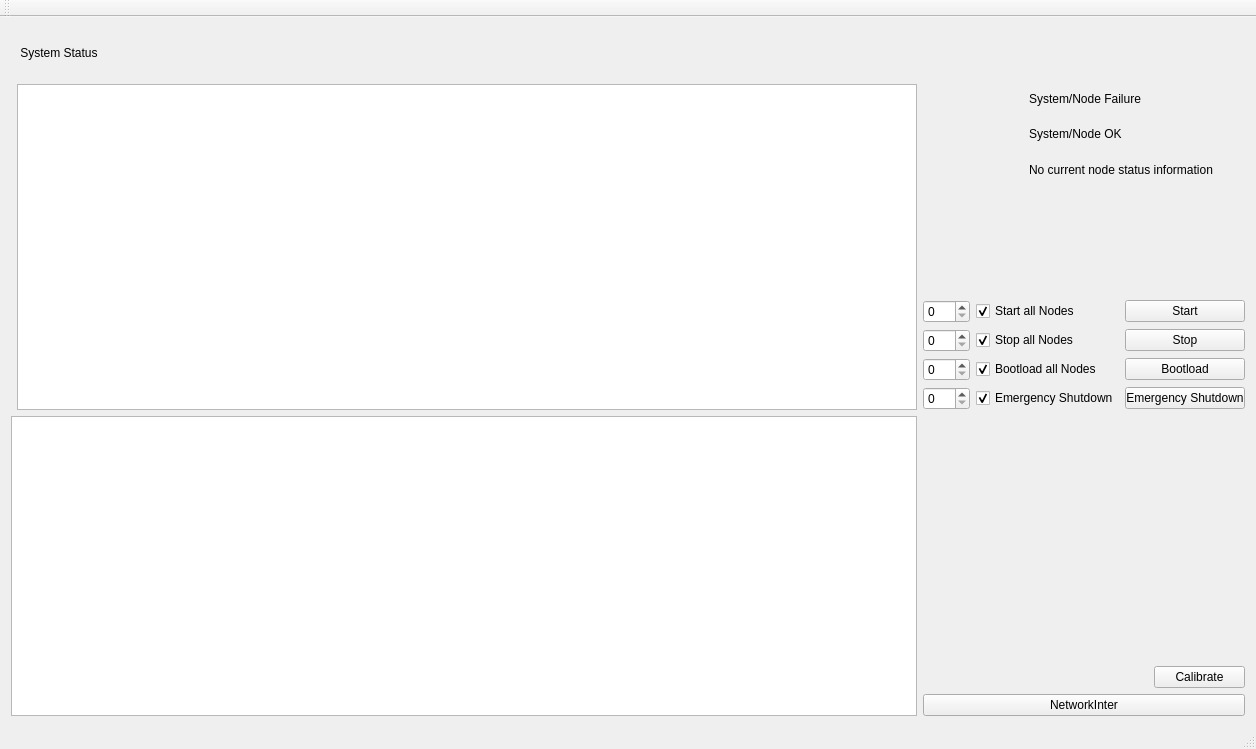
<?xml version="1.0" encoding="UTF-8"?>
<ui version="4.0">
 <class>MainWindow</class>
 <widget class="QMainWindow" name="MainWindow">
  <property name="geometry">
   <rect>
    <x>0</x>
    <y>0</y>
    <width>1237</width>
    <height>749</height>
   </rect>
  </property>
  <property name="windowTitle">
   <string>MainWindow</string>
  </property>
  <property name="styleSheet">
   <string notr="true"/>
  </property>
  <widget class="QWidget" name="centralWidget">
   <layout class="QGridLayout" name="gridLayout">
    <item row="0" column="2">
     <layout class="QHBoxLayout" name="horizontalLayout">
      <item>
       <widget class="QLabel" name="label">
        <property name="maximumSize">
         <size>
          <width>100</width>
          <height>16777215</height>
         </size>
        </property>
        <property name="text">
         <string> System Status</string>
        </property>
       </widget>
      </item>
      <item>
       <widget class="QLabel" name="globalStatus">
        <property name="maximumSize">
         <size>
          <width>16777215</width>
          <height>50</height>
         </size>
        </property>
        <property name="text">
         <string/>
        </property>
       </widget>
      </item>
     </layout>
    </item>
    <item row="1" column="2" rowspan="3">
     <widget class="QTableWidget" name="statusTable">
      <property name="minimumSize">
       <size>
        <width>900</width>
        <height>0</height>
       </size>
      </property>
     </widget>
    </item>
    <item row="4" column="1" rowspan="3" colspan="2">
     <widget class="QTextEdit" name="logView">
      <property name="minimumSize">
       <size>
        <width>0</width>
        <height>300</height>
       </size>
      </property>
     </widget>
    </item>
    <item row="1" column="3">
     <layout class="QFormLayout" name="formLayout2">
      <property name="fieldGrowthPolicy">
       <enum>QFormLayout::AllNonFixedFieldsGrow</enum>
      </property>
      <item row="0" column="0">
       <widget class="QLabel" name="colorCode">
        <property name="minimumSize">
         <size>
          <width>100</width>
          <height>100</height>
         </size>
        </property>
        <property name="maximumSize">
         <size>
          <width>16777215</width>
          <height>16777215</height>
         </size>
        </property>
        <property name="text">
         <string/>
        </property>
       </widget>
      </item>
      <item row="0" column="1">
       <layout class="QVBoxLayout" name="verticalLayout">
        <item>
         <widget class="QLabel" name="yellowLabel">
          <property name="text">
           <string>System/Node Failure</string>
          </property>
         </widget>
        </item>
        <item>
         <widget class="QLabel" name="greenLabel">
          <property name="text">
           <string>System/Node OK</string>
          </property>
         </widget>
        </item>
        <item>
         <widget class="QLabel" name="noConnLable">
          <property name="text">
           <string>No current node status information</string>
          </property>
         </widget>
        </item>
       </layout>
      </item>
     </layout>
    </item>
    <item row="3" column="3">
     <layout class="QGridLayout" name="gridLayout_2">
      <item row="0" column="0">
       <widget class="QSpinBox" name="startNodeNumber">
        <property name="minimum">
         <number>0</number>
        </property>
        <property name="maximum">
         <number>200</number>
        </property>
       </widget>
      </item>
      <item row="0" column="2">
       <widget class="QPushButton" name="startButton">
        <property name="maximumSize">
         <size>
          <width>120</width>
          <height>16777215</height>
         </size>
        </property>
        <property name="text">
         <string>Start</string>
        </property>
       </widget>
      </item>
      <item row="1" column="0">
       <widget class="QSpinBox" name="stopNodeNumber">
        <property name="minimum">
         <number>0</number>
        </property>
        <property name="maximum">
         <number>200</number>
        </property>
        <property name="value">
         <number>0</number>
        </property>
       </widget>
      </item>
      <item row="1" column="2">
       <widget class="QPushButton" name="stopButton">
        <property name="maximumSize">
         <size>
          <width>120</width>
          <height>16777215</height>
         </size>
        </property>
        <property name="text">
         <string>Stop</string>
        </property>
       </widget>
      </item>
      <item row="0" column="1">
       <widget class="QCheckBox" name="startCheckBox">
        <property name="text">
         <string>Start all Nodes</string>
        </property>
        <property name="checked">
         <bool>true</bool>
        </property>
       </widget>
      </item>
      <item row="1" column="1">
       <widget class="QCheckBox" name="stopCheckBox">
        <property name="text">
         <string>Stop all Nodes</string>
        </property>
        <property name="checked">
         <bool>true</bool>
        </property>
       </widget>
      </item>
      <item row="2" column="1">
       <widget class="QCheckBox" name="bootloadCheckBox">
        <property name="text">
         <string>Bootload all Nodes</string>
        </property>
        <property name="checked">
         <bool>true</bool>
        </property>
       </widget>
      </item>
      <item row="2" column="2">
       <widget class="QPushButton" name="bootloadButton">
        <property name="maximumSize">
         <size>
          <width>120</width>
          <height>16777215</height>
         </size>
        </property>
        <property name="text">
         <string>Bootload</string>
        </property>
       </widget>
      </item>
      <item row="2" column="0">
       <widget class="QSpinBox" name="bootloadNodeNumber">
        <property name="minimum">
         <number>0</number>
        </property>
        <property name="maximum">
         <number>200</number>
        </property>
       </widget>
      </item>
      <item row="3" column="2">
       <widget class="QPushButton" name="emergencyButton">
        <property name="maximumSize">
         <size>
          <width>120</width>
          <height>16777215</height>
         </size>
        </property>
        <property name="text">
         <string>Emergency Shutdown</string>
        </property>
       </widget>
      </item>
      <item row="3" column="0">
       <widget class="QSpinBox" name="emergencyNodeNumber">
        <property name="minimum">
         <number>0</number>
        </property>
        <property name="maximum">
         <number>200</number>
        </property>
        <property name="value">
         <number>0</number>
        </property>
       </widget>
      </item>
      <item row="3" column="1">
       <widget class="QCheckBox" name="emergencyCheckBox">
        <property name="text">
         <string>Emergency Shutdown</string>
        </property>
        <property name="checked">
         <bool>true</bool>
        </property>
       </widget>
      </item>
     </layout>
    </item>
    <item row="5" column="3">
     <layout class="QHBoxLayout" name="horizontalLayout_2">
      <item>
       <spacer name="horizontalSpacer">
        <property name="orientation">
         <enum>Qt::Horizontal</enum>
        </property>
        <property name="sizeHint" stdset="0">
         <size>
          <width>40</width>
          <height>20</height>
         </size>
        </property>
       </spacer>
      </item>
      <item>
       <widget class="QPushButton" name="calibrateButton">
        <property name="minimumSize">
         <size>
          <width>91</width>
          <height>0</height>
         </size>
        </property>
        <property name="text">
         <string>Calibrate</string>
        </property>
       </widget>
      </item>
     </layout>
    </item>
    <item row="6" column="3">
     <widget class="QPushButton" name="pushButton">
      <property name="text">
       <string>NetworkInter</string>
      </property>
     </widget>
    </item>
   </layout>
  </widget>
  <widget class="QMenuBar" name="menuBar">
   <property name="geometry">
    <rect>
     <x>0</x>
     <y>0</y>
     <width>1237</width>
     <height>21</height>
    </rect>
   </property>
  </widget>
  <widget class="QToolBar" name="mainToolBar">
   <attribute name="toolBarArea">
    <enum>TopToolBarArea</enum>
   </attribute>
   <attribute name="toolBarBreak">
    <bool>false</bool>
   </attribute>
  </widget>
  <widget class="QStatusBar" name="statusBar"/>
  <action name="actionUpdate_Status">
   <property name="text">
    <string>Update Status</string>
   </property>
  </action>
 </widget>
 <layoutdefault spacing="6" margin="11"/>
 <resources/>
 <connections/>
</ui>
